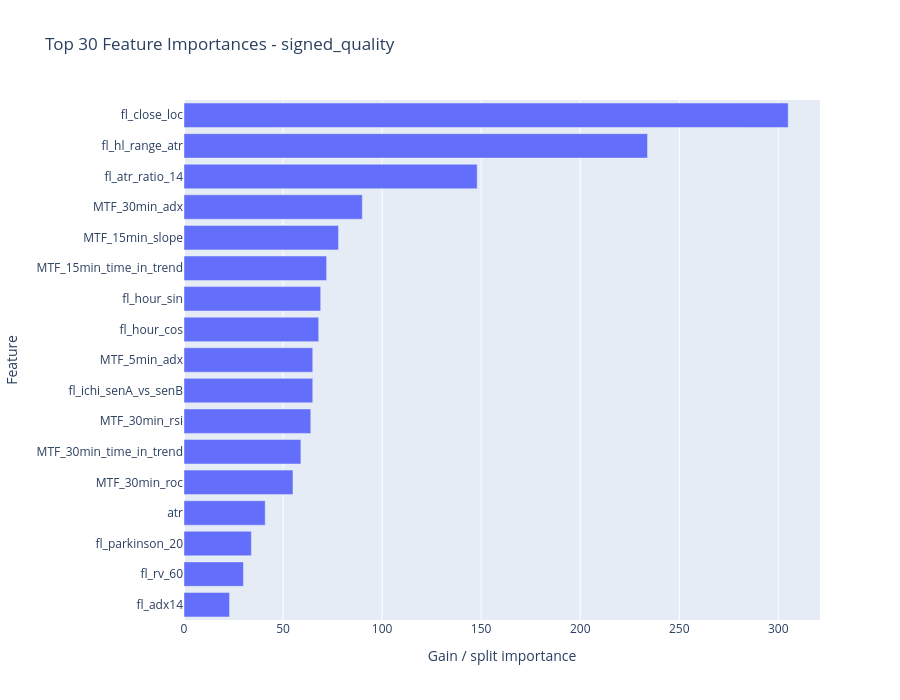

The notebook cell saved with this chart:
### Code cell
# Model importance snapshot for the primary deployment model
importance_df = pd.DataFrame({
    "feature": features,
    "importance": final_models[PRIMARY_TARGET].feature_importances_,
}).sort_values("importance", ascending=False).reset_index(drop=True)

display(importance_df.head(30))

fig = go.Figure(go.Bar(
    x=importance_df.head(30)["importance"][::-1],
    y=importance_df.head(30)["feature"][::-1],
    orientation="h",
))
fig.update_layout(
    title=f"Top 30 Feature Importances - {PRIMARY_TARGET}",
    height=700,
    xaxis_title="Gain / split importance",
    yaxis_title="Feature",
)
fig.show()

### Figure 1 — Plotly figure (JSON) as saved in the notebook; plotly's stock layout.template omitted (floating-point values rounded to 4 significant figures)
{"data": [{"orientation": "h", "type": "bar", "x": [23, 30, 34, 41, 55, 59, 64, 65, 65, 68, 69, 72, 78, 90, 148, 234, 305], "y": ["fl_adx14", "fl_rv_60", "fl_parkinson_20", "atr", "MTF_30min_roc", "MTF_30min_time_in_trend", "MTF_30min_rsi", "fl_ichi_senA_vs_senB", "MTF_5min_adx", "fl_hour_cos", "fl_hour_sin", "MTF_15min_time_in_trend", "MTF_15min_slope", "MTF_30min_adx", "fl_atr_ratio_14", "fl_hl_range_atr", "fl_close_loc"]}], "layout": {"height": 700, "title": {"text": "Top 30 Feature Importances - signed_quality"}, "xaxis": {"title": {"text": "Gain / split importance"}}, "yaxis": {"title": {"text": "Feature"}}}}
